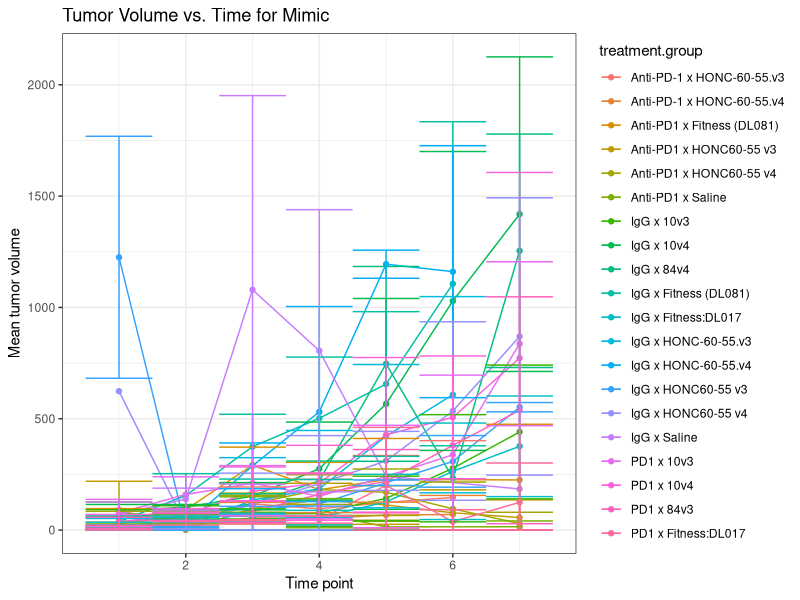

Write the R code that produced this figure. (Note: this script raises an error after producing the figure.)
## ---- chunk 1
knitr::opts_chunk$set(echo = TRUE)

# Load required packages
library(readxl)
library(tidyverse)

## ---- chunk 2
tsizes <- read.csv("../data/2022-02-15_tumor-size_R-formatted.csv", stringsAsFactors = F)
## ---- chunk 3
# calcTumorVol <- function(tmp){
#   tmp %>%
#     mutate(tail.number = as.character(tail.number)) %>%
#     mutate(tumor.volume = (`tumor.length.(mm)` * (`tumor.width.(mm)`^2)) / 2,
#            tumor.volume = dplyr::if_else(is.na(tumor.volume),
#                                          true = 0,
#                                          false = tumor.volume)) %>%
#     group_by(tail.number, treatment.group, date) %>%
#     summarise(tumor.volume = sum(tumor.volume)) %>%
#     ungroup() %>%
#     mutate(time.point = as.numeric(as.factor((date))))  %>%
#     select(-date)
# }
## ---- chunk 4
# zero.vals <- c("n/a", "N/A")
# 
# mim1 <- tsize.raw[[1]] %>%
#   mutate(`tumor.length.(mm)` = ifelse(is.na(`tumor.length.(mm)`), 0, `tumor.length.(mm)`),
#           `tumor.width.(mm)` = ifelse(is.na(`tumor.width.(mm)`), 0, `tumor.width.(mm)`)) %>%
#   mutate(condition = dplyr::if_else(grepl("v3", microbiome.sample),
#                                    true = "mimic1.pre-DI",
#                                    false = "mimic1.post-DI"),
#          treatment.group = paste(treatment, condition, sep = " x ")) %>%
#   calcTumorVol()
# 
# mim2 <- tsize.raw[[2]] %>%
#   drop_na(`tumor.length.(mm)`) %>%
#   mutate(`tumor.length.(mm)` =ifelse(`tumor.length.(mm)` %in% zero.vals, 0, `tumor.length.(mm)`),
#          `tumor.width.(mm)` = ifelse(`tumor.width.(mm)` %in% zero.vals, 0, `tumor.width.(mm)`)) %>%
#   mutate(`tumor.length.(mm)` = as.numeric(`tumor.length.(mm)`),
#          `tumor.width.(mm)` = as.numeric(`tumor.width.(mm)`),
#          treatment.group = paste(gsub(".-(.*)", "\\1", `cage (treatment)`),
#                                  microbiome.sample, sep = " x ")) %>%
#   calcTumorVol()
# 
# # Problem: need to split mouse ids by cage
# mim3 <- tsize.raw[[3]] %>%
#   drop_na(`tumor.length.(mm)`) %>%
#   filter(`tumor.length.(mm)` != "not present") %>%
#   mutate(`tumor.length.(mm)` =ifelse(`tumor.length.(mm)` %in% zero.vals, 0, `tumor.length.(mm)`),
#          `tumor.width.(mm)` = ifelse(`tumor.width.(mm)` %in% zero.vals, 0, `tumor.width.(mm)`)) %>%
#   mutate(`tumor.length.(mm)` = as.numeric(`tumor.length.(mm)`),
#          `tumor.width.(mm)` = as.numeric(`tumor.width.(mm)`),
#          condition =  "Fitness:DL017",
#          treatment = ifelse(grepl("1$", `cage (treatment)`), "IgG",
#                             ifelse(grepl("2$", `cage (treatment)`), "IgG", "PD1")),
#          treatment.group = paste(treatment, condition, sep = " x ")) %>%
#   mutate(tail.number = paste0(tail.number, `cage (treatment)`)) %>%
#   calcTumorVol()
# 
# mim4 <- tsize.raw[[4]] %>%
#   drop_na(`tumor.length.(mm)`) %>%
#   mutate(`tumor.length.(mm)` =ifelse(`tumor.length.(mm)` %in% zero.vals, 0, `tumor.length.(mm)`),
#          `tumor.width.(mm)` = ifelse(`tumor.width.(mm)` %in% zero.vals, 0, `tumor.width.(mm)`)) %>%
#   mutate(`tumor.length.(mm)` = as.numeric(`tumor.length.(mm)`),
#          `tumor.width.(mm)` = as.numeric(`tumor.width.(mm)`),
#          treatment.group = paste(microbiome.sample, Treatment, sep = "/"),
#          tail.number = paste(tail.number, cage)) %>%
#   calcTumorVol()

## ---- chunk 5
mean.vals <- tsizes %>%
  mutate(treatment.group = paste(treatment, microbiome.sample, sep = " x ")) %>%
  group_by(treatment.group, time.point) %>%
  summarise(mean.volume = mean(tumor.volume),
            sd.volume = sd(tumor.volume)) %>%
  ungroup() %>%
  mutate(lwr = mean.volume - sd.volume,
         upr = mean.volume + sd.volume) %>%
  mutate(lwr = if_else(lwr < 0, 0, lwr))
## ---- chunk 6


mean.vals %>%
  ggplot(aes(x = time.point, y = mean.volume, group = treatment.group, color = treatment.group)) +
  geom_line()+
  geom_point()+
  labs(title = "Tumor Volume vs. Time for Mimic", x = "Time point", y = "Mean tumor volume") +
  theme_bw() +
  # scale_color_brewer(palette = "Dark2") 
  geom_errorbar(aes(ymin = lwr, ymax = upr),
                width = 1)


write.csv(mean.vals, "../shiny-apps/tumor-line-plots/2022-02-15_mean-tumor-volumes.csv", row.names = F)
